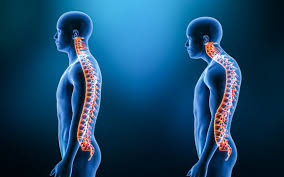
#> input picture Kyphosis Disease Classification/images (1).jpg, 284 x 177 px, given in place of the camera
$ python live_video-to-sketch.py
#> lines starting #> are read from the running program, lines starting #| are printed output that depends on the picture
#> further down, frame is the input picture: shape (177, 284, 3); mean B, G, R 104.2, 70.8, 23.7
'''About the project : we are going to make a Real-time/ live Sketch
making script using OpenCV in Python. OpenCV makes it very easy for us to work with
images and videos on the computer. We will also make use of Numpy and Matplotlib to make this live sketch app.'''

#importing the opencv library
import cv2
#importing the numpy library for working with image arrays
import numpy as np

def sketch(image):
    #scale = 0.40
    #height of the image
    height=int(image.shape[0])
#> height = 177

    #width of image
    width=int(image.shape[1])
#> width = 284

    #storing the image dimension
    dim=(width,height)
#> dim = (284, 177)

    #resize the image into our own dimension
    resize=cv2.resize(image,dim,interpolation=cv2.INTER_AREA)

    #applying a kernel
    '''Kernels in computer vision are matrices, used to perform some kind of convolution in our data.
    Let’s try to break this down.
    Convolutions are mathematical operations between two functions that create a third function.
    In image processing, it happens by going through each pixel to perform a calculation with the pixel and its neighbours.
    The kernels will define the size of the convolution, the weights applied to it, and an anchor point usually positioned at the center.'''
    kernel=np.array([[-1,-1,-1], [-1, 9,-1],[-1,-1,-1]])

    #sharpning the resized image
    '''Applying the sharpening filter will sharpen the edges in the image.
    This filter is very useful when we want to enhance the edges in an image that's not crisp.'''
    sharp=cv2.filter2D(resize,-1,kernel)
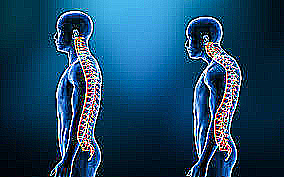
#> sharp: shape (177, 284, 3); mean B, G, R 101.2, 70.7, 28.1

    #converting the image into gray scale
    gray=cv2.cvtColor(sharp,cv2.COLOR_BGR2GRAY)
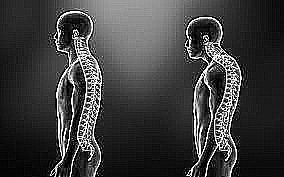
#> gray: shape (177, 284); min 0, max 255, mean 61.4
    inv=255-gray
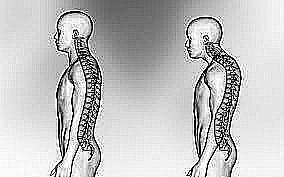
#> inv: shape (177, 284); min 0, max 255, mean 193.6


    #apply bluring
    '''In Gaussian Blur operation, the image is convolved with a Gaussian filter instead of the box filter.
    The Gaussian filter is a low-pass filter that removes the high-frequency components are reduced.'''
    blur=cv2.GaussianBlur(src=inv,ksize=(15,15),sigmaX=0,sigmaY=0)
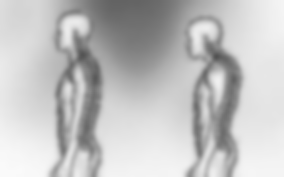
#> blur: shape (177, 284); min 82, max 250, mean 193.6
    #draw sketch

    s=cv2.divide(gray,255-blur,scale=256)
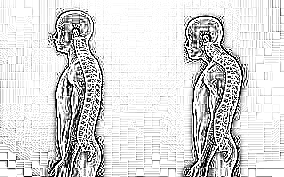
#> s: shape (177, 284); min 0, max 255, mean 216.3
    return s

'''cap = cv.VideoCapture(0)

VideoCapture() Function is used to capture video either from the camera or already recorded video. cap variable returns a boolean value (True if able to retrieve/capture video successfully, False if not able to successfully capture the video). It takes one parameter:

0 – Front Camera
1 – Rear Camera
If the Cap returns True, then read() function is applied to it and it returns two things:

Boolean Value (Was it successfully able to read the frame, If yes)
Returns the frame of the video.
Each Frame is sent to a sketch() function that takes frame as input parameter and manipulates it to return sketch of the frame.

Don’t forget to release the captured video at the end of the while loop. Otherwise, it will consume all your machine’s memory.'''

cap=cv2.VideoCapture(0)
while True:
    ret,frame=cap.read()

    cv2.imshow('Live_Sketch',sketch(frame))
    cv2.imshow('Live_image',frame)
    if cv2.waitKey(1)==ord('q'):
#> (key q is pressed here)
        break
cap.release()
cv2.destroyAllWindows()
